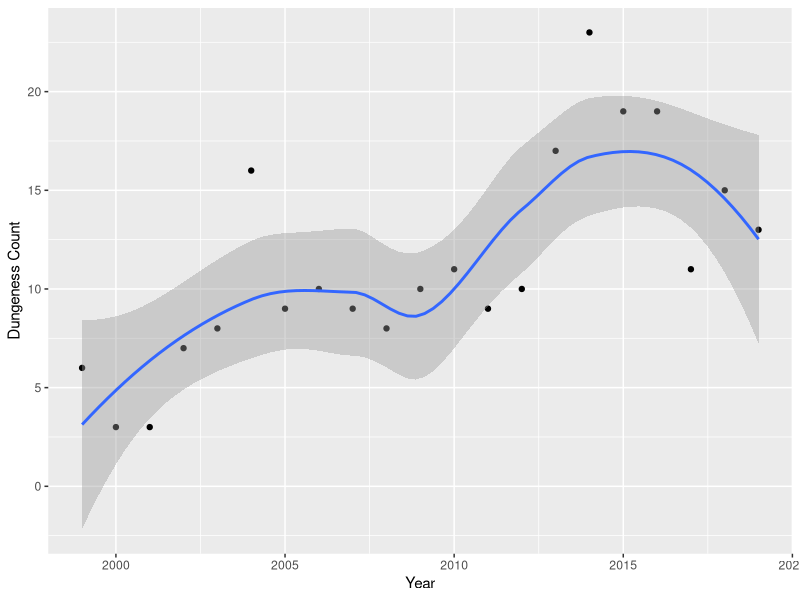
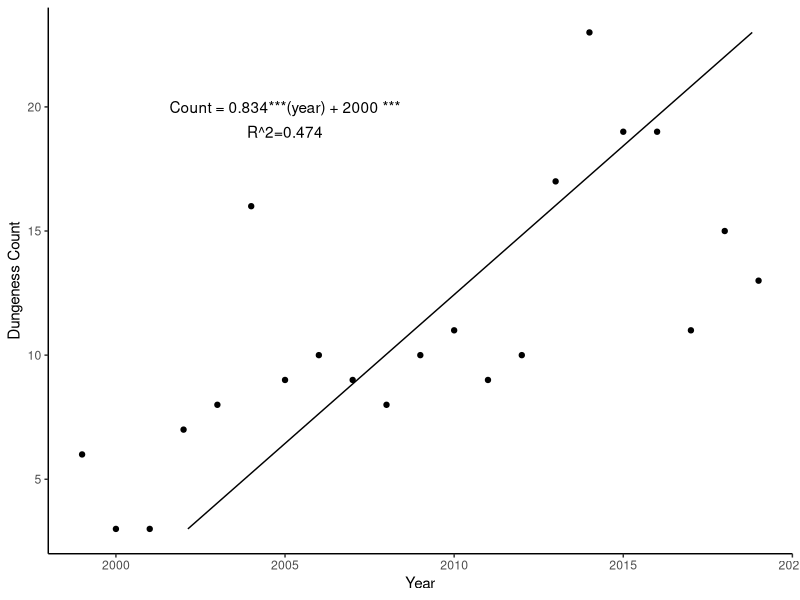
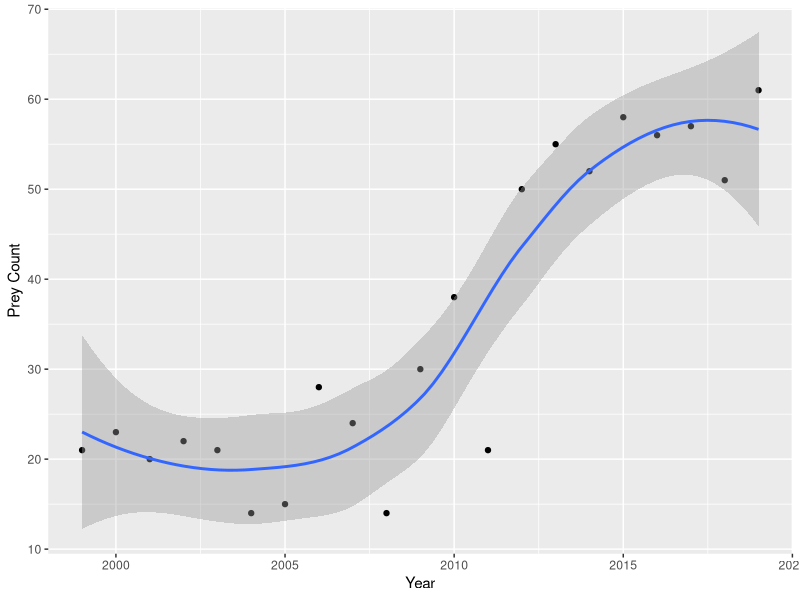
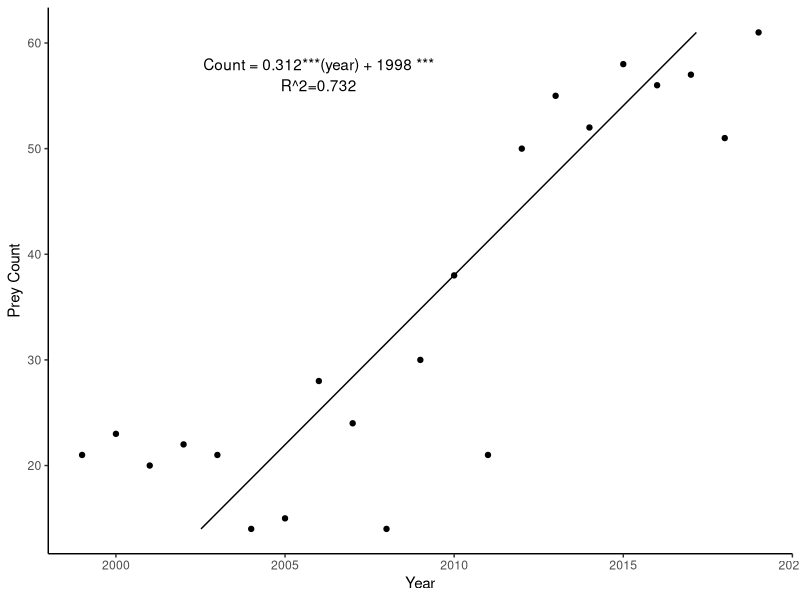
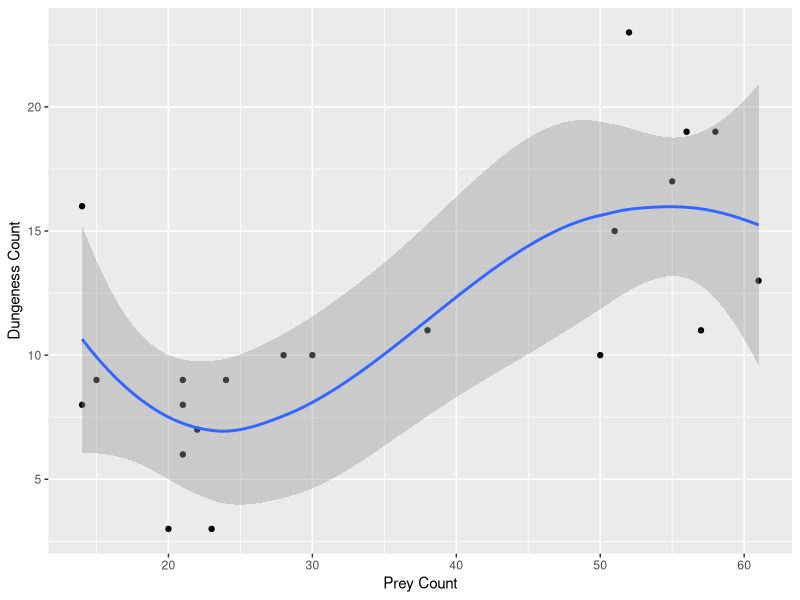
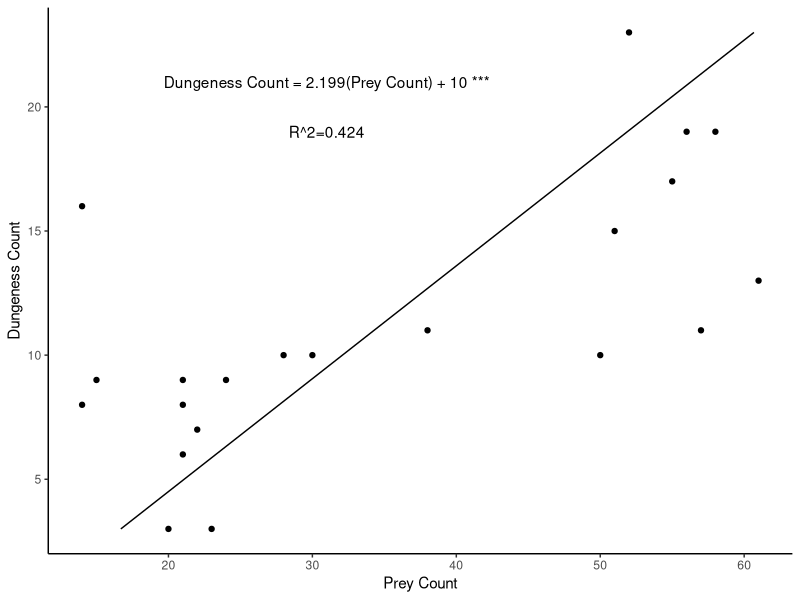

The R script that drew these images, in order: (Note: this script raises an error after producing the figures.)
#Load packages
library(ggplot2)
library(dplyr)
library(tidyverse)
library(broom)

#Citations
citation(package = "ggplot2")
citation(package = "dplyr")
citation(package = "tidyverse")
citation(package = "broom")


#Read CM count by year csv
CM_yr_ct <- read.csv("Data/CM_yr_ct.csv")
head(CM_yr_ct)

#Plot CM count by year
CM_yr_ct.pl <- ggplot(CM_yr_ct) +
  geom_point(mapping = aes(x = Year, y = Count)) +
  geom_smooth(mapping = aes(x = Year, y = Count)) +
  labs(x = "Year", y = "Dungeness Count")
print(CM_yr_ct.pl)

#Linear model for CM count by year
lm_fit.CM_yr <- lm(Year ~ Count, data = CM_yr_ct)
summary(lm_fit.CM_yr)

#Regression line df for CM count by year
predicted.CM_yr <- data.frame(ct_pred = predict(lm_fit.CM_yr, CM_yr_ct), 
                              Count=CM_yr_ct$Count)

#Line of fit dataframe for CM count by year
fit.CM_yr <- tidy(lm_fit.CM_yr)
fit.CM_yr.R <- glance(lm_fit.CM_yr)

#Plot with regression line for CM count by year
CM_yr_ct.pl.R <- ggplot(CM_yr_ct) +
  geom_point(mapping = aes(x = Year, y = Count)) +
  geom_line(data = predicted.CM_yr, aes(x=ct_pred, y=Count)) +
  labs(x = "Year", y = "Dungeness Count") +
  annotate("text", label = paste(paste("Count = ", round(fit.CM_yr[2,2], digits = 3), 
                                       "***(year) +", 
                                       sep=""), round(fit.CM_yr[1,2]), "***"), 
           x = max(CM_yr_ct$Year)-14, 
           y = max(CM_yr_ct$Count)-3) +
  annotate("text", label = paste("R^2", round(fit.CM_yr.R[1,2], digits = 3), sep = "="), 
           x = max(CM_yr_ct$Year)-14, 
           y = max(CM_yr_ct$Count)-4) +
  theme_classic()
print(CM_yr_ct.pl.R)

#Read PY count by year
PY_yr_ct <- read.csv("Data/PY_yr_ct.csv")
head(PY_yr_ct)

#Plot PY count by year
PY_yr_ct.pl <- ggplot(PY_yr_ct) +
  geom_point(mapping = aes(x = Year, y = Count)) +
  geom_smooth(mapping = aes(x = Year, y = Count)) +
  labs(x = "Year", y = "Prey Count")
print(PY_yr_ct.pl)

#Linear model for PY count by year
lm_fit.PY_yr <- lm(Year ~ Count, data = PY_yr_ct)
summary(lm_fit.PY_yr)

#Regression line df for PY count by year
predicted.PY_yr <- data.frame(ct_pred = predict(lm_fit.PY_yr, PY_yr_ct), 
                              Count=PY_yr_ct$Count)

#Line of fit dataframe for PY count by year
fit.PY_yr <- tidy(lm_fit.PY_yr)
fit.PY_yr.R <- glance(lm_fit.PY_yr)

#Plot with regression line for PY count by year
PY_yr_ct.pl.R <- ggplot(PY_yr_ct) +
  geom_point(mapping = aes(x = Year, y = Count)) +
  geom_line(data = predicted.PY_yr, aes(x=ct_pred, y=Count)) +
  labs(x = "Year", y = "Prey Count") +
  annotate("text", label = paste(paste("Count = ", round(fit.PY_yr[2,2], digits = 3), 
                                       "***(year) +", 
                                       sep=""), round(fit.PY_yr[1,2]), "***"), 
           x = max(PY_yr_ct$Year)-13, 
           y = max(PY_yr_ct$Count)-3) +
  annotate("text", label = paste("R^2", round(fit.PY_yr.R[1,2], digits = 3), sep = "="), 
           x = max(PY_yr_ct$Year)-13, 
           y = max(PY_yr_ct$Count)-5) +
  theme_classic()
print(PY_yr_ct.pl.R)

#Read CM and PY count by year csv
CM.PY_yr_ct <- read.csv("Data/CM.PY_yr_ct.csv")

#Plot CM count by PY count
CM.PY_ct.pl <- ggplot(CM.PY_yr_ct) +
  geom_point(mapping = aes(x = PY_ct, y = CM_ct)) +
  geom_smooth(mapping = aes(x = PY_ct, y = CM_ct)) +
  labs(x = "Prey Count", y = "Dungeness Count")
print(CM.PY_ct.pl)

#Linear model for CM by PY count by year
lm_fit.CM.PY_yr <- lm(PY_ct ~ CM_ct, data = CM.PY_yr_ct)
summary(lm_fit.CM.PY_yr)

#Regression line df for CM by PY count by year
predicted.CM.PY_yr <- data.frame(ct_pred = predict(lm_fit.CM.PY_yr, CM.PY_yr_ct), 
                              Count=CM.PY_yr_ct$CM_ct)

#Line of fit dataframe for CM by PY count by year
fit.CM.PY_yr <- tidy(lm_fit.CM.PY_yr)
fit.CM.PY_yr.R <- glance(lm_fit.CM.PY_yr)

#Plot with regression line for CM by PY count by year
CM.PY_yr_ct.pl.R <- ggplot(CM.PY_yr_ct) +
  geom_point(mapping = aes(x = PY_ct, y = CM_ct)) +
  geom_line(data = predicted.CM.PY_yr, aes(x=ct_pred, y=Count)) +
  labs(x = "Prey Count", y = "Dungeness Count") +
  annotate("text", label = paste(paste("Dungeness Count = ",
                                       round(fit.CM.PY_yr[2,2], digits = 3), 
                                       "(Prey Count) +", 
                                       sep=""), round(fit.CM.PY_yr[1,2]), "***"), 
           x = max(CM.PY_yr_ct$PY_ct)-30, 
           y = max(CM.PY_yr_ct$CM_ct)-2) +
  annotate("text", label = paste("R^2", round(fit.CM.PY_yr.R[1,2], digits = 3), sep = "="), 
           x = max(CM.PY_yr_ct$PY_ct)-30, 
           y = max(CM.PY_yr_ct$CM_ct)-4) +
  theme_classic()
print(CM.PY_yr_ct.pl.R)

#Read SH count by year csv
SH_yr_ct <- read.csv("Data/SH_yr_ct.csv")

#Plot SH count by year
SH_ct.pl <- ggplot(SH_yr_ct) +
  geom_point(mapping = aes(x = Year, y = SH_ct)) +
  geom_smooth(mapping = aes(x = Year, y = SH_ct)) +
  labs(x = "Year", y = "Shrimp Count")
print(SH_ct.pl)

#Linear model for SH count by year
lm_fit.SH_yr <- lm(Year ~ SH_ct, data = SH_yr_ct)
summary(lm_fit.SH_yr)

#Regression line df for SH count by year
predicted.SH_yr <- data.frame(ct_pred = predict(lm_fit.SH_yr, SH_yr_ct), 
                                 Count=SH_yr_ct$SH_ct)

#Line of fit dataframe for SH count by year
fit.SH_yr <- tidy(lm_fit.SH_yr)
fit.SH_yr.R <- glance(lm_fit.SH_yr)

#Plot with regression line for SH count by year
SH_yr_ct.pl.R <- ggplot(SH_yr_ct) +
  geom_point(mapping = aes(x = Year, y = SH_ct)) +
  geom_line(data = predicted.SH_yr, aes(x=ct_pred, y=Count)) +
  labs(x = "Year", y = "Shrimp Count") +
  annotate("text", label = paste(paste("Count = ", 
                                       round(fit.SH_yr[2,2], digits = 3), 
                                       "***(year) +", 
                                       sep=""), round(fit.SH_yr[1,2]), "***"), 
           x = max(SH_yr_ct$Year)-15, 
           y = max(SH_yr_ct$SH_ct)-3) +
  annotate("text", label = paste("R^2", round(fit.CM.PY_yr.R[1,2], digits = 3), sep = "="), 
           x = max(SH_yr_ct$Year)-15, 
           y = max(SH_yr_ct$SH_ct)-5) +
  theme_classic()
print(SH_yr_ct.pl.R)

#Read CM and SH count by year csv
CM.SH_yr_ct <- read.csv("Data/CM.SH_yr_ct.csv")

#Plot CM count by SH count
CM.SH_ct.pl <- ggplot(CM.SH_yr_ct) +
  geom_point(mapping = aes(x = SH_ct, y = CM_ct)) +
  geom_smooth(mapping = aes(x = SH_ct, y = CM_ct)) +
  labs(x = "Shrimp Count", y = "Dungeness Count")
print(CM.SH_ct.pl)

#Linear model for CM by SH count by year
lm_fit.CM.SH_yr <- lm(SH_ct ~ CM_ct, data = CM.SH_yr_ct)
summary(lm_fit.CM.SH_yr)

#Regression line df for CM by SH count by year
predicted.CM.SH_yr <- data.frame(ct_pred = predict(lm_fit.CM.SH_yr, CM.SH_yr_ct), 
                                 Count=CM.SH_yr_ct$CM_ct)

#Line of fit dataframe for CM by SH count by year
fit.CM.SH_yr <- tidy(lm_fit.CM.SH_yr)
fit.CM.SH_yr.R <- glance(lm_fit.CM.SH_yr)

#Plot with regression line for CM by SH count by year
CM.SH_yr_ct.pl.R <- ggplot(CM.SH_yr_ct) +
  geom_point(mapping = aes(x = SH_ct, y = CM_ct)) +
  geom_line(data = predicted.CM.SH_yr, aes(x=ct_pred, y=Count)) +
  labs(x = "Shrimp Count", y = "Dungeness Count") +
  annotate("text", label = paste(paste("Dungeness Count = ",
                                       round(fit.CM.PY_yr[2,2], digits = 3), 
                                       "(Shrimp Count) +", 
                                       sep=""), round(fit.CM.PY_yr[1,2]), "***"), 
           x = max(CM.PY_yr_ct$PY_ct)-30, 
           y = max(CM.PY_yr_ct$CM_ct)-3) +
  annotate("text", label = paste("R^2", round(fit.CM.PY_yr.R[1,2], digits = 3), sep = "="), 
           x = max(CM.PY_yr_ct$PY_ct)-30, 
           y = max(CM.PY_yr_ct$CM_ct)-4) +
  theme_classic()
print(CM.SH_yr_ct.pl.R)